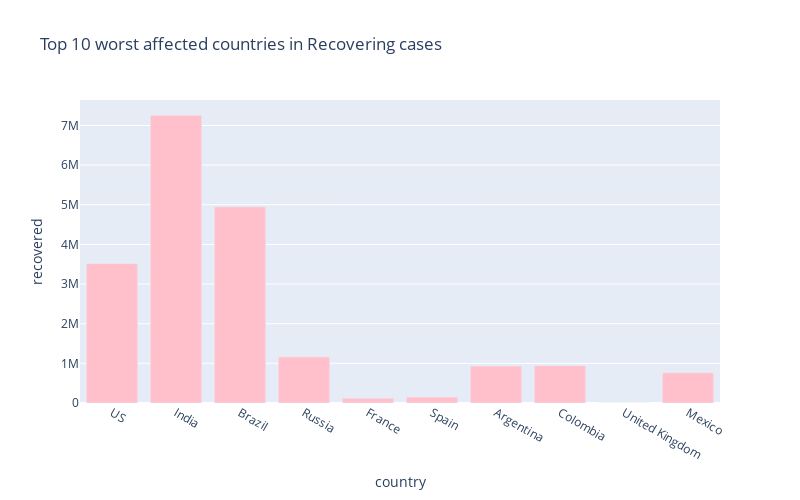

Write notebook code for a chart like this one.
### Markdown cell above
# Worst hit countries - Recovering cases

### Code cell
px.bar(
    sorted_country_df.head(10),
    x = "country",
    y = "recovered",
    title= "Top 10 worst affected countries in Recovering cases", # the axis names
    color_discrete_sequence=["pink"], 
    height=500,
    width=800
)

### Figure 1 — Plotly figure (JSON) as saved in the notebook; plotly's stock layout.template omitted (floating-point values rounded to 4 significant figures)
{"data": [{"alignmentgroup": "True", "hovertemplate": "country=%{x}<br>recovered=%{y}<extra></extra>", "legendgroup": "", "marker": {"color": "pink"}, "name": "", "offsetgroup": "", "orientation": "v", "showlegend": false, "textposition": "auto", "type": "bar", "x": ["US", "India", "Brazil", "Russia", "France", "Spain", "Argentina", "Colombia", "United Kingdom", "Mexico"], "xaxis": "x", "y": [3518140, 7259509, 4947777, 1164915, 119413, 150376, 931147, 941874, 2773, 765128], "yaxis": "y"}], "layout": {"barmode": "relative", "height": 500, "legend": {"tracegroupgap": 0}, "title": {"text": "Top 10 worst affected countries in Recovering cases"}, "width": 800, "xaxis": {"anchor": "y", "domain": [0, 1], "title": {"text": "country"}}, "yaxis": {"anchor": "x", "domain": [0, 1], "title": {"text": "recovered"}}}}
